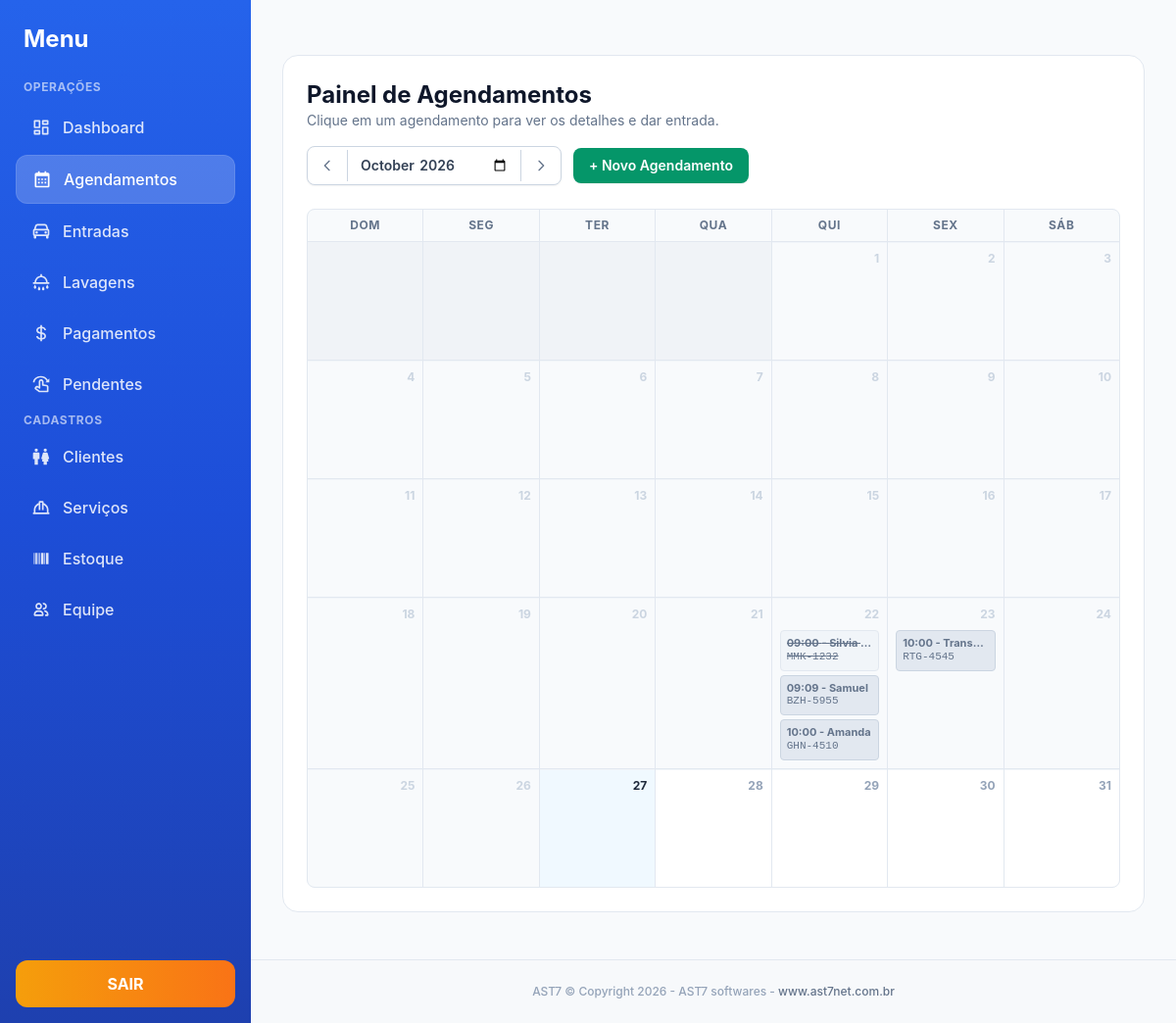
Page /agendamentos.php (signed in) on the earlier database version.
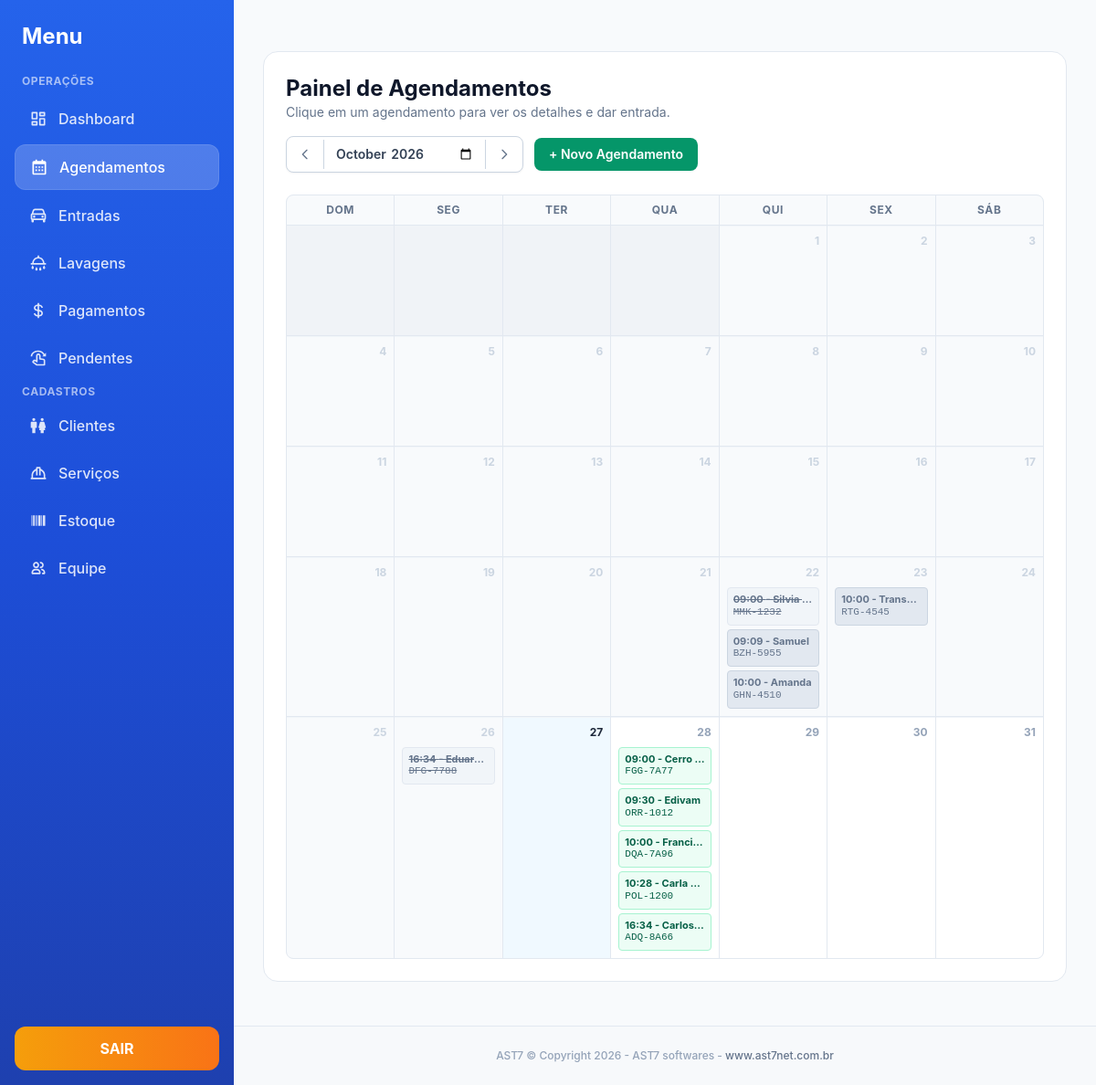
Same page on the later database version.
### tables this page shows
CREATE TABLE agendamentos (
            id INTEGER PRIMARY KEY AUTOINCREMENT,
            cliente_nome TEXT NOT NULL DEFAULT '',
            cliente_celular TEXT NOT NULL DEFAULT '',
            placa TEXT NOT NULL DEFAULT '',
            lavagem_id INTEGER NOT NULL,
            data_agendamento TEXT NOT NULL,
            hora_agendamento TEXT NOT NULL,
            status TEXT NOT NULL DEFAULT 'agendado',
            criado_por INTEGER,
            criado_em TEXT NOT NULL DEFAULT (datetime('now','localtime'))
        );

### functions.php (called while the page is built, shortened)
<?php
function e(?string $s): string {
    return htmlspecialchars((string)$s, ENT_QUOTES, 'UTF-8');
}
function normalizar_placa(string $placa): string {
    return strtoupper(preg_replace('/[^A-Za-z0-9]/', '', $placa));
}
function formatar_placa(string $placa): string {
    $p = normalizar_placa($placa);
    return substr($p, 0, 3) . '-' . substr($p, 3);
}

### config.php (called while the page is built, shortened)
<?php
function db(): PDO {
    static $pdo = null;
    if ($pdo === null) {
        $pdo = new PDO('sqlite:' . DB_PATH, null, null, [
            PDO::ATTR_ERRMODE            => PDO::ERRMODE_EXCEPTION,
            PDO::ATTR_DEFAULT_FETCH_MODE => PDO::FETCH_ASSOC,
        ]);
        $pdo->exec('PRAGMA foreign_keys = ON');
        $pdo->exec('PRAGMA journal_mode = WAL');
    }
    return $pdo;
}
require_once APP_ROOT . '/functions.php';

### agendamentos.php (the view, shortened to what this page needs)
<?php
require_once __DIR__ . '/config.php';
$mesRef = $_GET['mes'] ?? date('Y-m');
$inicio = $mesRef . '-01';
$fim    = date('Y-m-t', strtotime($inicio));
$mesAnterior = date('Y-m', strtotime($inicio . ' -1 month'));
$mesProximo  = date('Y-m', strtotime($inicio . ' +1 month'));
$stmt = db()->prepare("
    SELECT a.*, l.nome AS servico_nome
    FROM agendamentos a
    INNER JOIN lavagens l ON l.id = a.lavagem_id
    WHERE a.data_agendamento BETWEEN ? AND ?
    ORDER BY a.hora_agendamento ASC
");
$stmt->execute([$inicio, $fim]);
$rows = $stmt->fetchAll();
$agendamentosPorDia = [];
foreach ($rows as $r) {
    $dia = (int)date('d', strtotime($r['data_agendamento']));
    $agendamentosPorDia[$dia][] = $r;
}
$totalDias         = (int)date('t', strtotime($inicio));
$primeiroDiaSemana = (int)date('w', strtotime($inicio));
$hojeStr           = date('Y-m-d');
require __DIR__ . '/header.php';
?>
<div class="bg-white rounded-2xl shadow-card border border-slate-200 p-5 sm:p-6 mb-6">
  <div class="flex flex-wrap justify-between items-center gap-4 mb-6">
    <div>
      <h1 class="text-2xl font-bold text-slate-900">Painel de Agendamentos</h1>
      <p class="text-sm text-slate-500">Clique em um agendamento para ver os detalhes e dar entrada.</p>
    </div>
    <div class="flex items-center gap-3">
      <div class="flex items-center bg-white border border-slate-300 rounded-lg shadow-sm overflow-hidden">
        <a href="?mes=<?= $mesAnterior ?>" class="px-3 py-2 text-slate-500 hover:text-slate-800 hover:bg-slate-50 transition border-r border-slate-300 flex items-center" title="Mês Anterior">
          <svg class="w-4 h-4" fill="none" stroke="currentColor" viewBox="0 0 24 24"><path stroke-linecap="round" stroke-linejoin="round" stroke-width="2" d="M15 19l-7-7 7-7"></path></svg>
        </a>
        <form method="get" class="flex items-center">
          <input type="month" name="mes" value="<?= e($mesRef) ?>" onchange="this.form.submit()" class="border-0 px-3 py-2 text-sm font-semibold focus:ring-0 focus:outline-none text-slate-700 cursor-pointer">
        </form>
        <a href="?mes=<?= $mesProximo ?>" class="px-3 py-2 text-slate-500 hover:text-slate-800 hover:bg-slate-50 transition border-l border-slate-300 flex items-center" title="Próximo Mês">
          <svg class="w-4 h-4" fill="none" stroke="currentColor" viewBox="0 0 24 24"><path stroke-linecap="round" stroke-linejoin="round" stroke-width="2" d="M9 5l7 7-7 7"></path></svg>
        </a>
      </div>
      <a href="agendamento_form.php" class="rounded-lg bg-emerald-600 hover:bg-emerald-500 text-white px-4 py-2 text-sm font-semibold shadow-sm transition">
        + Novo Agendamento
      </a>
    </div>
  </div>
  <div class="grid grid-cols-7 gap-px bg-slate-200 border border-slate-200 rounded-lg overflow-hidden">
    <?php foreach(['Dom','Seg','Ter','Qua','Qui','Sex','Sáb'] as $dsm): ?>
      <div class="bg-slate-50 p-2 text-center text-xs font-bold text-slate-500 uppercase tracking-wider"><?= $dsm ?></div>
    <?php endforeach; ?>
    <?php
      for ($i = 0; $i < $primeiroDiaSemana; $i++) {
          echo '<div class="bg-white min-h-[120px] p-2 opacity-50"></div>';
      }
      for ($dia = 1; $dia <= $totalDias; $dia++) {
          $dataDia   = $mesRef . '-' . str_pad($dia, 2, '0', STR_PAD_LEFT);
          $isHoje    = ($dataDia === $hojeStr);
          $isPassado = ($dataDia <  $hojeStr);
          if ($isHoje) {
              $bgDia     = 'bg-sky-50';
              $numClasse = 'text-brand-600';
          } elseif ($isPassado) {
              $bgDia     = 'bg-slate-50';
              $numClasse = 'text-slate-300';
          } else {
              $bgDia     = 'bg-white';
              $numClasse = 'text-slate-400';
          }
          echo '<div class="'.$bgDia.' min-h-[120px] p-2 border-t border-slate-100 flex flex-col gap-1">';
          echo '<div class="text-xs font-bold '.$numClasse.' text-right mb-1">'.$dia.'</div>';
          if (isset($agendamentosPorDia[$dia])) {
              foreach ($agendamentosPorDia[$dia] as $ag) {
                  if ($ag['status'] === 'concluido') {
                      $classeStatus = 'bg-slate-100 text-slate-500 line-through border-slate-200';
                  } elseif ($isPassado) {
                      $classeStatus = 'bg-slate-200 text-slate-500 border-slate-300 cursor-not-allowed';
                  } else {
                      $classeStatus = 'bg-emerald-50 text-emerald-800 border-emerald-200 hover:bg-emerald-100 cursor-pointer';
                  }
                  $dadosJson = htmlspecialchars(json_encode($ag), ENT_QUOTES, 'UTF-8');
                  echo "<div onclick='abrirModalAgendamento($dadosJson)' class='text-[11px] p-1.5 rounded border {$classeStatus} transition leading-tight'>";
                  echo "<div class='font-bold truncate'>".substr($ag['hora_agendamento'],0,5)." - ".e($ag['cliente_nome'])."</div>";
                  echo "<div class='truncate font-mono'>".e(formatar_placa($ag['placa']))."</div>";
                  echo "</div>";
              }
          }
          echo '</div>';
      }
    ?>
  </div>
</div>
<?php require __DIR__ . '/footer.php'; ?>

### header.php (shortened to what this page needs)
<?php
require_once __DIR__ . '/config.php';
$paginaAtual = basename($_SERVER['PHP_SELF']);
?>
<!DOCTYPE html>
<html lang="pt-BR">
<head>
    <script src="https://cdn.tailwindcss.com"></script>
</head>
<body class="text-slate-800 antialiased min-h-screen flex">
    <aside class="hidden md:flex flex-col w-64 sidebar-bg h-screen sticky top-0 overflow-y-auto shrink-0 z-40">
        <div class="p-6"><h1 class="font-bold text-2xl text-white">Menu</h1></div>
        <nav class="flex-1 px-4 space-y-1">
            <p class="categoria-texto mb-2 ml-2">Operações</p>
            <a href="dashboard.php" class="nav-link <?= $paginaAtual === 'dashboard.php' ? 'active' : '' ?>"><img src="uploads/icones/ico_dashboard.svg" class="w-5 h-5 icon-white"> Dashboard</a>
            <a href="agendamentos.php" class="nav-link <?= $paginaAtual === 'agendamentos.php' ? 'active' : '' ?>"><img src="uploads/icones/ico_date.svg" class="w-5 h-5 icon-white"> Agendamentos</a>
            <a href="entradas.php" class="nav-link <?= in_array($paginaAtual, ['entradas.php', 'entrada_lavagem.php']) ? 'active' : '' ?>"><img src="uploads/icones/ico_car.svg" class="w-5 h-5 icon-white"> Entradas</a>
            <a href="lavagens.php" class="nav-link <?= $paginaAtual === 'lavagens.php' ? 'active' : '' ?>"><img src="uploads/icones/ico_lavagens.svg" class="w-5 h-5 icon-white"> Lavagens</a>
            <a href="pagamentos.php" class="nav-link <?= $paginaAtual === 'pagamentos.php' ? 'active' : '' ?>"><img src="uploads/icones/ico_money.svg" class="w-5 h-5 icon-white"> Pagamentos</a>
            <a href="pagamentos_pendentes.php" class="nav-link <?= $paginaAtual === 'pagamentos_pendentes.php' ? 'active' : '' ?>"><img src="uploads/icones/ico_pendentes.svg" class="w-5 h-5 icon-white"> Pendentes</a>
            <p class="categoria-texto mt-6 mb-2 ml-2">Cadastros</p>
            <a href="clientes.php" class="nav-link <?= $paginaAtual === 'clientes.php' ? 'active' : '' ?>"><img src="uploads/icones/ico_clientes.svg" class="w-5 h-5 icon-white"> Clientes</a>
            <a href="lavagens.php" class="nav-link <?= $paginaAtual === 'servicos.php' ? 'active' : '' ?>"><img src="uploads/icones/ico_services.svg" class="w-5 h-5 icon-white"> Serviços</a>
            <a href="estoque.php" class="nav-link <?= $paginaAtual === 'estoque.php' ? 'active' : '' ?>"><img src="uploads/icones/ico_estoque.svg" class="w-5 h-5 icon-white"> Estoque</a>
            <a href="usuarios.php" class="nav-link <?= $paginaAtual === 'usuarios.php' ? 'active' : '' ?>"><img src="uploads/icones/ico_users.svg" class="w-5 h-5 icon-white"> Equipe</a>
        </nav>
        <div class="p-4 mt-auto"><a href="logout.php" class="btn-sair">SAIR</a></div>
    </aside>
    <main class="flex-1 flex flex-col min-h-screen overflow-x-hidden">
        <div class="px-8 pt-8 w-full max-w-7xl mx-auto">
        </div>
        <div class="flex-1 px-8 py-6 max-w-7xl mx-auto w-full">

### footer.php (shortened to what this page needs)
            </div>
            <footer class="w-full mt-auto py-6 text-center text-xs text-slate-400 border-t border-slate-200 bg-slate-50/50">
                <p class="font-medium">
                    AST7 &copy; Copyright 2026 - AST7 softwares -
                    <a href="http://www.ast7net.com.br" target="_blank" class="text-slate-500 hover:text-brand-600 transition-colors">
                        www.ast7net.com.br
                    </a>
                </p>
            </footer>
        </main>
</body>
</html>

### header.php (style rules this page uses)
body { font-family: 'Inter', sans-serif; background-color: #f8fafc; }
.sidebar-bg { background: linear-gradient(180deg, #2563eb 0%, #1d4ed8 50%, #1e40af 100%); }
.nav-link { display: flex; align-items: center; gap: 0.75rem; padding: 0.75rem 1rem; color: rgba(255, 255, 255, 0.85); border-radius: 0.75rem; font-weight: 500; transition: all 0.2s ease-in-out; }
.nav-link.active { background-color: rgba(255, 255, 255, 0.2); color: #ffffff; border: 1px solid rgba(255, 255, 255, 0.1); }
.icon-white { filter: brightness(0) invert(1); opacity: 0.85; transition: opacity 0.2s; }
.nav-link:hover .icon-white, .nav-link.active .icon-white { opacity: 1; }
.btn-sair { background: linear-gradient(90deg, #f59e0b 0%, #f97316 100%); color: #ffffff; font-weight: 700; padding: 0.75rem 0; border-radius: 0.75rem; text-align: center; transition: opacity 0.2s; display: flex; justify-content: center; }
.categoria-texto { color: rgba(255, 255, 255, 0.6); font-size: 0.75rem; font-weight: 700; text-transform: uppercase; letter-spacing: 0.05em; }

Differences in the rows shown:
added agendamentos: hora_agendamento "16:34", cliente_nome "Eduar…", placa "DFG-7788"
added agendamentos: hora_agendamento "09:00", cliente_nome "Cerro…", placa "FGG-7A77"
added agendamentos: hora_agendamento "09:30", cliente_nome "Edivam", placa "ORR-1012"
added agendamentos: hora_agendamento "10:00", cliente_nome "Franci…", placa "DQA-7A96"
added agendamentos: hora_agendamento "10:28", cliente_nome "Carla…", placa "POL-1200"
added agendamentos: hora_agendamento "16:34", cliente_nome "Carlos…", placa "ADQ-8A66"
